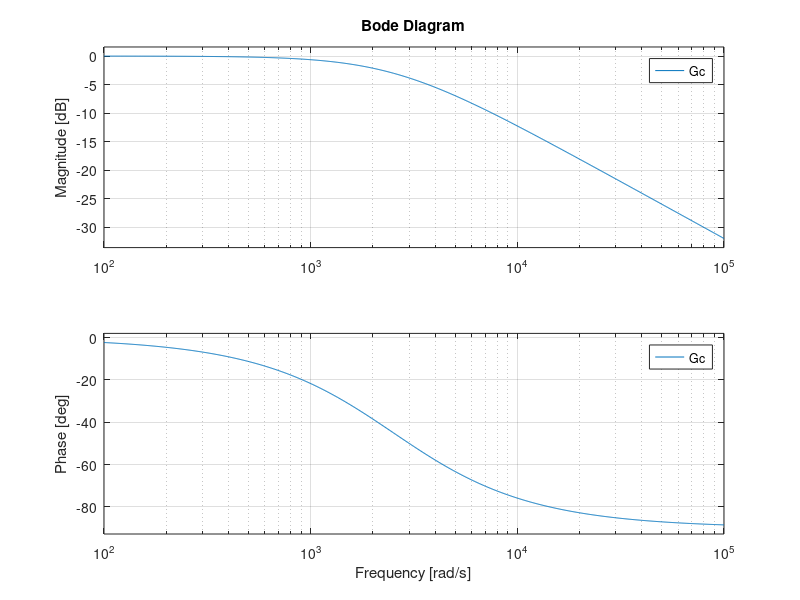

Source code (MATLAB): (Note: this script raises an error after producing the figure.)
% csdn 电流环整定
% https://blog.csdn.net/wanrenqi/article/details/131523107#:~:text=L%20%3D%200.00046%3B%20%25%E7%94%B5%E6%9C%BA%E7%9B%B8%E7%94%B5%E6%84%9F%20R%20%3D%200.62%3B%20%25%E7%94%B5%E6%9C%BA%E7%9B%B8%E7%94%B5%E9%98%BB,%3D%201%2F%28L%2As%20%2B%20R%29%3B%20Gc3%20%3D%20feedback%28G1%2AG2%2Aexp%28-Td%2As%29%2C1%29%3B%25%E6%8C%89%E5%B8%A6%E5%BB%B6%E8%BF%9F%E6%97%B6%E9%97%B4%E6%95%B4%E5%AE%9A%E7%9A%84PI%E5%8F%82%E6%95%B0%EF%BC%8C%E5%9C%A8%E5%B8%A6%E5%BB%B6%E8%BF%9F%E6%97%B6%E9%97%B4%E7%94%B5%E6%B5%81%E7%8E%AF%E4%B8%AD%E7%9A%84%E4%BC%AF%E5%BE%B7%E5%9B%BE%20bode%28Gc3%29

L = 0.00046; %电机相电感
R = 0.62; %电机相电阻
f = 400;  %需要设计的电流环带宽
Td = 100e-6;%电流环的延迟时间
Kp = L*f*2*pi;%理想情况下没有延迟时间整定的Kp
Ki = R*f*2*pi;%理想情况下没有延迟时间整定的Ki
s=tf('s');
G1 = Kp + Ki/s; %PI控制器传函
G2 = 1/(L*s + R);%电机传函
Gc = feedback(G1*G2,1);%电流闭环系统
bode(Gc) %按理想不带延迟时间整定的PI参数，在理想不带延迟时间电流环中的伯德图
hold on
Gc2 = feedback(G1*G2*exp(-Td*s),1);
bode(Gc2) %按理想不带延迟时间整定的PI参数，在带延迟时间电流环中的伯德图
hold on
b = f*2*pi*Td; 
a = b*(sqrt(sin(b)*sin(b)+1)-sin(b));
Kp = L*a/Td;
Ki = R*a/Td;
G1 = Kp + Ki/s;
G2 = 1/(L*s + R);
Gc3 = feedback(G1*G2*exp(-Td*s),1);%按带延迟时间整定的PI参数，在带延迟时间电流环中的伯德图
bode(Gc3)
